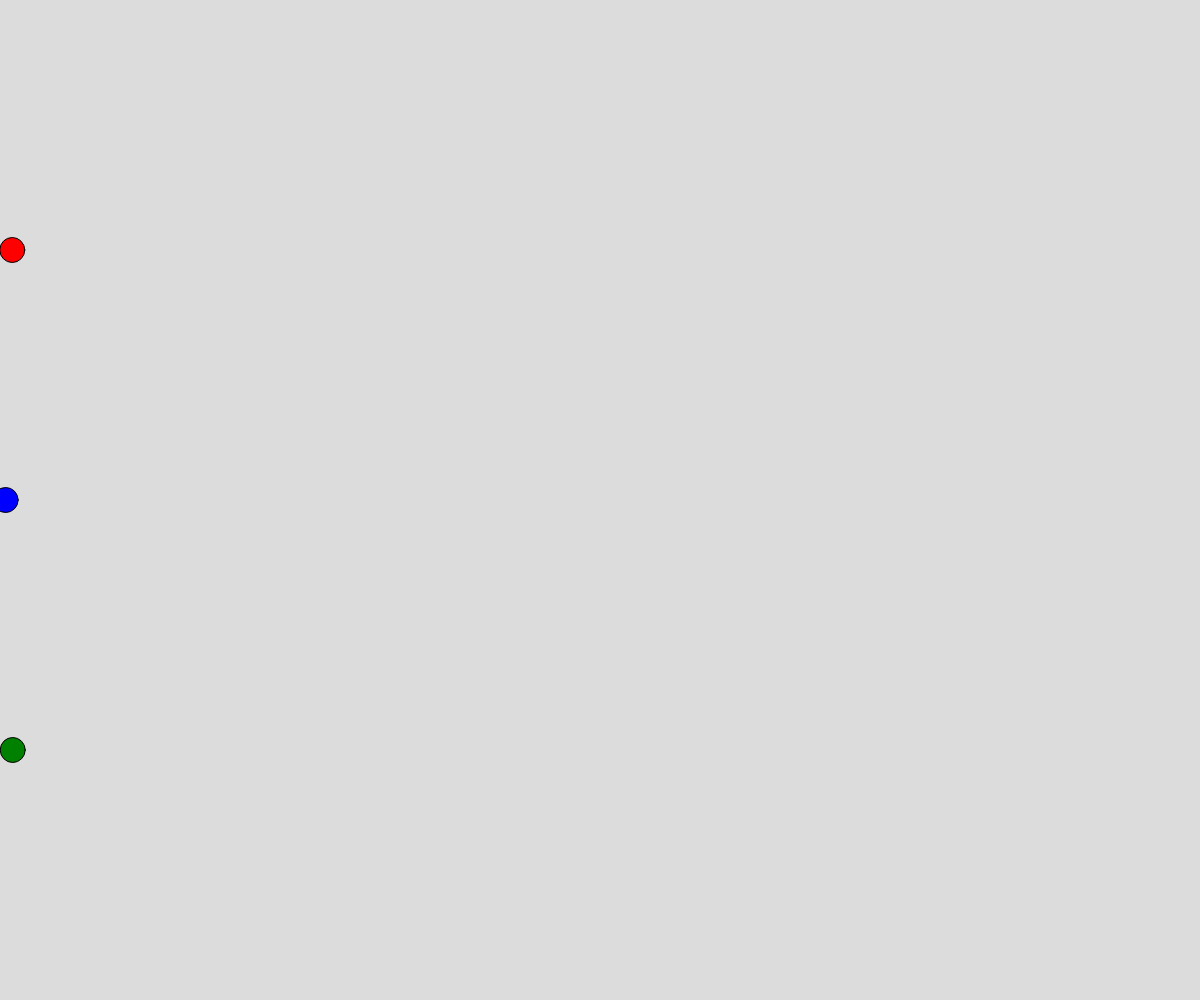
Frame 1 (no input)
Frame 60 (no input): blank canvas, image omitted
Frame 120 (the mouse pressed at the canvas centre since frame 60): blank canvas, image omitted

The p5.js sketch that drew this single still picture (run headless with seeded random() and noise() and a simulated clock; from frame 60 on, the mouse is pressed at the canvas centre):

// p5.js sketch
// ── sketch.js
// Project Title
// Your Name
// Date
//
// Extra for Experts:
// - describe what you did to take this project "above and beyond"

let racer1; let racer2; let racer3;

function setup() {
  createCanvas(windowWidth, windowHeight);
  racer1 = new RoundRacer(height/4, "red");
  racer2 = new RoundRacer(height/2, "blue");
  racer3 = new RoundRacer(3 * height/4, "green");
}

function draw() {
  background(220);
  racer1.move();
  racer2.move();
  racer3.move();
  racer1.display();
  racer2.display();
  racer3.display();
}

class RoundRacer {
  constructor(yPos, color) {
    this.xPosition = 0;
    this.yPosition = yPos;
    this.xSpeed = random(3,16);
    this.color = color;
  }

  move() {
    this.xPosition += this.xSpeed;
    if (this.xPosition >= width) {
      this.xPosition = 0;
    } 
  }

  display() {
    fill(color(this.color));
    circle(this.xPosition, this.yPosition, 25);
  }
}
